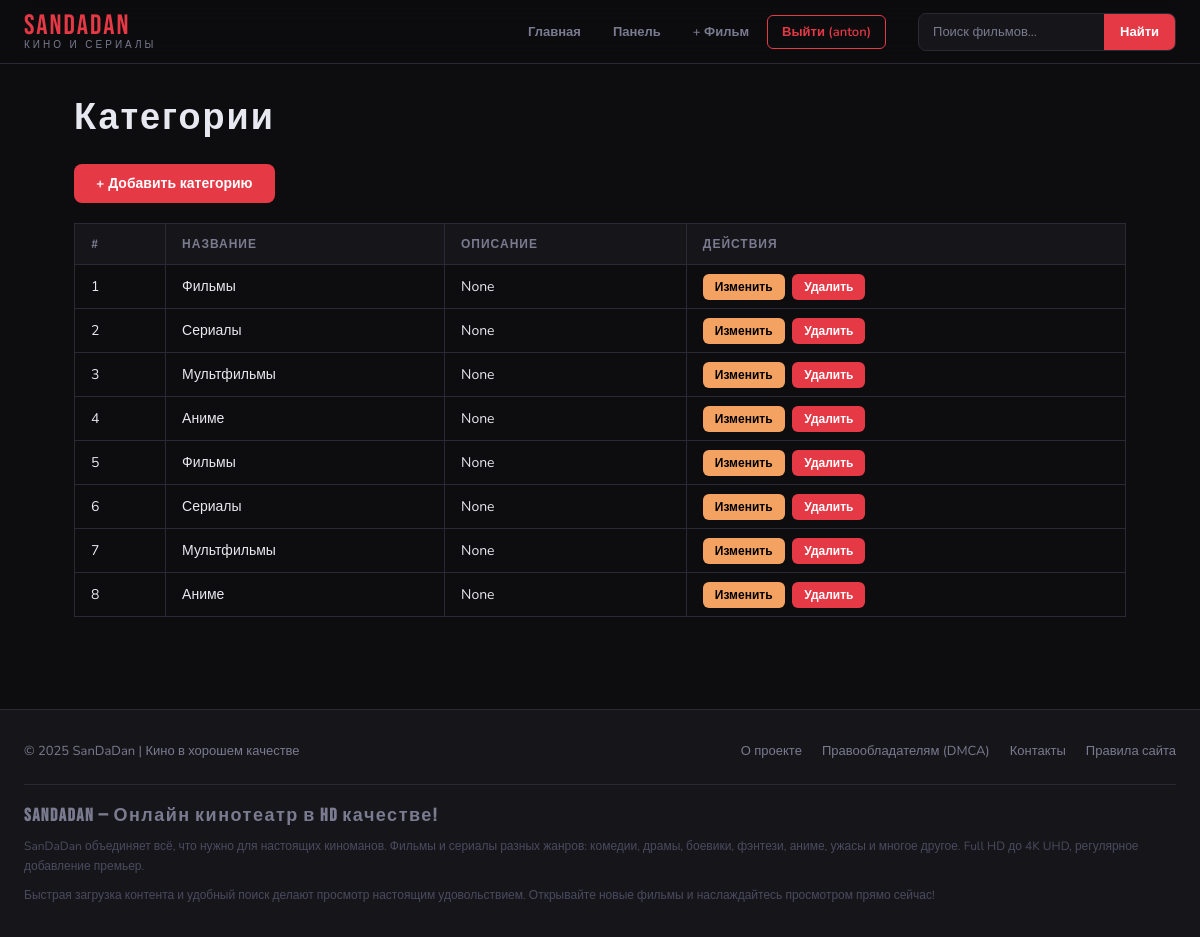
Page /admin/category/list (signed in) on the committed database.
### app/models.py (models this page shows, shortened)
class User(UserMixin, db.Model):
    id = db.Column(db.Integer, primary_key=True)
    username = db.Column(db.String(60), unique=True, nullable=False)
    password_hash = db.Column(db.String, nullable=False)
    @property
    def password(self):
        return self.password_hash

class Category(db.Model):
    id = db.Column(db.Integer, primary_key=True)
    name = db.Column(db.String(60), nullable=False)
    description = db.Column(db.String(255))

### app/views.py (the view)
@login_required
def admin_category_list():
    return render_template('admin/category_list.html', category_list=Category.query.all(), title='Категории')

### app/models.py (called while the page is built)
@login_manager.user_loader
def load_user(user_id):
    return User.query.get(int(user_id))

### app/templates/admin/category_list.html (shortened to what this page needs)
{% extends "base.html" %}
{% block content %}
<div class="admin-container">
    <h1>Категории</h1>
    <a href="{{ url_for('admin_category_create') }}" class="btn-add">+ Добавить категорию</a>
    <table class="admin-table">
        <thead>
            <tr>
                <th>#</th>
                <th>Название</th>
                <th>Описание</th>
                <th>Действия</th>
            </tr>
        </thead>
        <tbody>
            {% for category in category_list %}
            <tr>
                <td>{{ category.id }}</td>
                <td>{{ category.name }}</td>
                <td>{{ category.description }}</td>
                <td>
                    <a href="{{ url_for('admin_category_update', category_id=category.id) }}" class="btn-sm btn-edit">Изменить</a>
                    <a href="{{ url_for('admin_category_delete', category_id=category.id) }}" class="btn-sm btn-delete">Удалить</a>
                </td>
            </tr>
            {% else %}
            <tr><td colspan="4" style="color:var(--muted); text-align:center;">Нет категорий</td></tr>
            {% endfor %}
        </tbody>
    </table>
</div>
{% endblock %}

### app/templates/base.html (shortened to what this page needs)
<!DOCTYPE html>
<html lang="ru">
<head>
    <link rel="stylesheet" href="{{ url_for('static', filename='css/fanfilm4k.css') }}">
</head>
<body>
<header class="site-header">
    <div class="header-container">
        <div class="logo">
            <a href="{{ url_for('index') }}">SanDaDan</a>
            <span class="logo-subtitle">кино и сериалы</span>
        </div>
        <nav class="main-nav">
            <a href="{{ url_for('index') }}">Главная</a>
            {% if current_user.is_authenticated %}
                <a href="{{ url_for('admin_movie_list') }}">Панель</a>
                <a href="{{ url_for('admin_movie_create') }}">+ Фильм</a>
                <a href="{{ url_for('user_logout') }}" class="logout-btn">Выйти ({{ current_user.username }})</a>
            {% else %}
                <a href="{{ url_for('user_login') }}">Войти</a>
                <a href="{{ url_for('user_register') }}">Регистрация</a>
            {% endif %}
        </nav>
        <form class="search-form" action="{{ url_for('movie_search') }}" method="GET">
            <input type="text" name="search" placeholder="Поиск фильмов...">
            <button type="submit">Найти</button>
        </form>
    </div>
</header>
<main>
    {% block content %}{% endblock %}
</main>
<footer class="site-footer">
    <div class="footer-content">
        <div class="footer-copyright">&copy; 2025 SanDaDan | Кино в хорошем качестве</div>
        <div class="footer-links">
            <a href="{{ url_for('about') }}">О проекте</a>
            <a href="{{ url_for('dmca') }}">Правообладателям (DMCA)</a>
            <a href="{{ url_for('contacts') }}">Контакты</a>
            <a href="{{ url_for('rules') }}">Правила сайта</a>
        </div>
    </div>
    <div class="about-text">
        <h3>SanDaDan — Онлайн кинотеатр в HD качестве!</h3>
        <p>SanDaDan объединяет всё, что нужно для настоящих киноманов. Фильмы и сериалы разных жанров: комедии, драмы, боевики, фэнтези, аниме, ужасы и многое другое. Full HD до 4K UHD, регулярное добавление премьер.</p>
        <p>Быстрая загрузка контента и удобный поиск делают просмотр настоящим удовольствием. Открывайте новые фильмы и наслаждайтесь просмотром прямо сейчас!</p>
    </div>
</footer>
</body>
</html>

### app/static/css/fanfilm4k.css (style rules this page uses)
:root { --bg: #0d0d0f; --surface: #16161a; --card: #1c1c22; --border: #2a2a35; --accent: #e63946; --accent2: #f4a261; --text: #e8e8f0; --muted: #7a7a90; --header-h: 64px; --radius: 10px; }
*, *::before, *::after { box-sizing: border-box; margin: 0; padding: 0; }
html { scroll-behavior: smooth; }
body { background: var(--bg); color: var(--text); font-family: 'Nunito', sans-serif; font-size: 15px; min-height: 100vh; display: flex; flex-direction: column; }
a { color: inherit; text-decoration: none; }
.site-header { position: sticky; top: 0; z-index: 100; background: rgba(13,13,15,0.92); backdrop-filter: blur(14px); border-bottom: 1px solid var(--border); height: var(--header-h); }
.header-container { max-width: 1400px; margin: 0 auto; height: 100%; padding: 0 24px; display: flex; align-items: center; gap: 32px; }
.logo a { font-family: 'Bebas Neue', sans-serif; font-size: 28px; letter-spacing: 2px; color: var(--accent); line-height: 1; }
.logo-subtitle { display: block; font-size: 10px; color: var(--muted); letter-spacing: 3px; text-transform: uppercase; margin-top: -2px; }
.main-nav { display: flex; align-items: center; gap: 4px; margin-left: auto; }
.main-nav a { padding: 7px 14px; border-radius: 6px; font-size: 13px; font-weight: 600; color: var(--muted); transition: color .2s, background .2s; white-space: nowrap; }
.main-nav a.logout-btn { color: var(--accent); border: 1px solid var(--accent); }
.search-form { display: flex; align-items: center; gap: 0; background: var(--surface); border: 1px solid var(--border); border-radius: 8px; overflow: hidden; min-width: 220px; }
.search-form input[type="text"] { flex: 1; background: transparent; border: none; outline: none; color: var(--text); padding: 9px 14px; font-family: inherit; font-size: 13px; }
.search-form input::placeholder { color: var(--muted); }
.search-form button[type="submit"] { background: var(--accent); border: none; color: #fff; padding: 9px 16px; font-family: inherit; font-size: 13px; font-weight: 700; cursor: pointer; transition: background .2s; }
.admin-container { max-width: 1100px; margin: 32px auto; padding: 0 24px 60px; }
.admin-container h1 { font-family: 'Bebas Neue', sans-serif; font-size: 36px; letter-spacing: 2px; margin-bottom: 24px; }
.admin-table { width: 100%; border-collapse: collapse; }
.admin-table th, .admin-table td { border: 1px solid var(--border); padding: 12px 16px; text-align: left; font-size: 14px; }
.admin-table th { background: var(--surface); color: var(--muted); font-weight: 700; text-transform: uppercase; font-size: 12px; letter-spacing: 1px; }
.btn-sm { padding: 5px 12px; border-radius: 6px; font-size: 12px; font-weight: 700; cursor: pointer; border: none; margin-right: 4px; transition: opacity .2s; }
.btn-edit { background: var(--accent2); color: #000; }
.btn-delete { background: var(--accent); color: #fff; }
.btn-add { display: inline-block; background: var(--accent); color: #fff; padding: 10px 22px; border-radius: 8px; font-weight: 700; font-size: 14px; margin-bottom: 20px; transition: background .2s; }
.site-footer { margin-top: auto; background: var(--surface); border-top: 1px solid var(--border); padding: 32px 24px 24px; }
.footer-content { max-width: 1400px; margin: 0 auto 24px; display: flex; flex-wrap: wrap; justify-content: space-between; align-items: center; gap: 16px; }
.footer-copyright { color: var(--muted); font-size: 13px; }
.footer-links { display: flex; gap: 20px; flex-wrap: wrap; }
.footer-links a { color: var(--muted); font-size: 13px; transition: color .2s; }
.about-text { max-width: 1400px; margin: 0 auto; border-top: 1px solid var(--border); padding-top: 20px; }
.about-text h3 { font-family: 'Bebas Neue', sans-serif; font-size: 18px; letter-spacing: 1.5px; color: var(--muted); margin-bottom: 10px; }
.about-text p { color: #4a4a60; font-size: 12px; line-height: 1.7; margin-bottom: 8px; }

### rows in the picture
User: username "anton"
Category: id "1", name "Фильмы", description "None"
Category: id "2", name "Сериалы", description "None"
Category: id "3", name "Мультфильмы", description "None"
Category: id "4", name "Аниме", description "None"
Category: id "5", name "Фильмы", description "None"
Category: id "6", name "Сериалы", description "None"
Category: id "7", name "Мультфильмы", description "None"
Category: id "8", name "Аниме", description "None"
